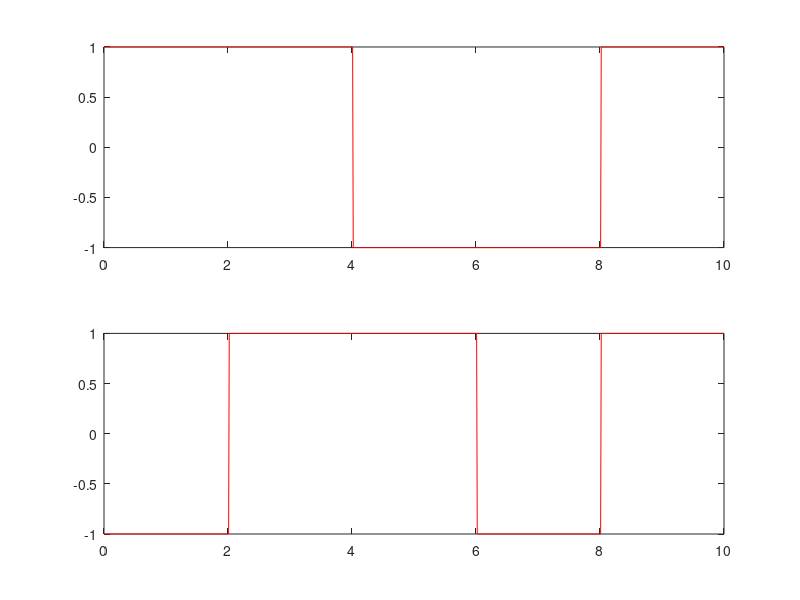
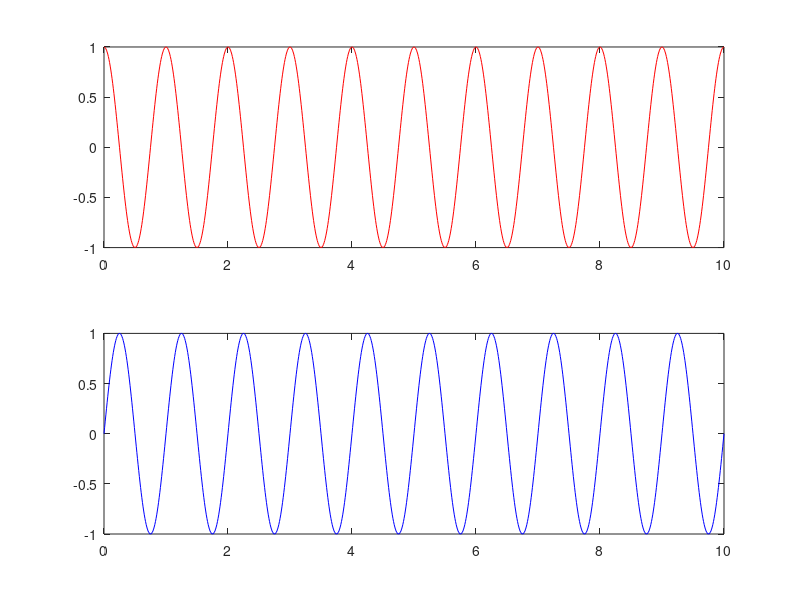
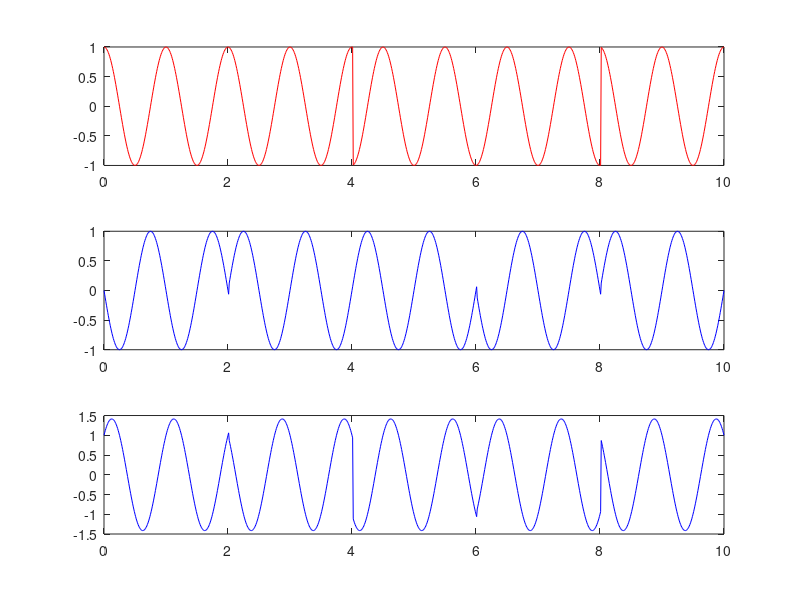

MATLAB code for these plots, in order:
%QPSK waveform generation
clc;clear all; close all;
%x=[0 1 0 1];%input bits
x=randi([0,1],1,10)
%Bits to polar
for i=1:length(x)
    if x(i)==0
        p(i)=-1;
    else
        p(i)=1;
    end
end
%separation of even and odd sequence
even_seq= p(1:2:length(x));
odd_seq=p(2:2:length(x));

%NRZ polar line coder signal generation
i=1;
t=0:0.01:length(x);
m=2:2:length(x);
for j=1:length(t)
    if t(j)<=m(i)
        even_ps(j)=even_seq(i);
    else
        even_ps(j)=even_seq(i);
        i=i+1;
    end
end
i=1;
m=2:2:length(x);
for j=1:length(t)
    if t(j)<=m(i)
        odd_ps(j)=odd_seq(i);
    else
        odd_ps(j)=odd_seq(i);
        i=i+1;
    end
end
figure(1)
subplot(211);
plot(t,even_ps,'r');
subplot(212);
plot(t,odd_ps,'r');


%carrier signals generation
c1=cos(2*pi*1*t);
c2=sin(2*pi*1*t);

figure(2)
subplot(211);
plot(t,c1,'r');
subplot(212)
plot(t,c2,'b');

%QPSK waveform generation
r1=even_ps.*c1;
r2=odd_ps.*c2;
qpsk_sig=r1-r2;

figure(3)
subplot(311)
plot(t,r1,'r');
subplot(312)
plot(t,r2,'b');
subplot(313);
plot(t,qpsk_sig,'b');